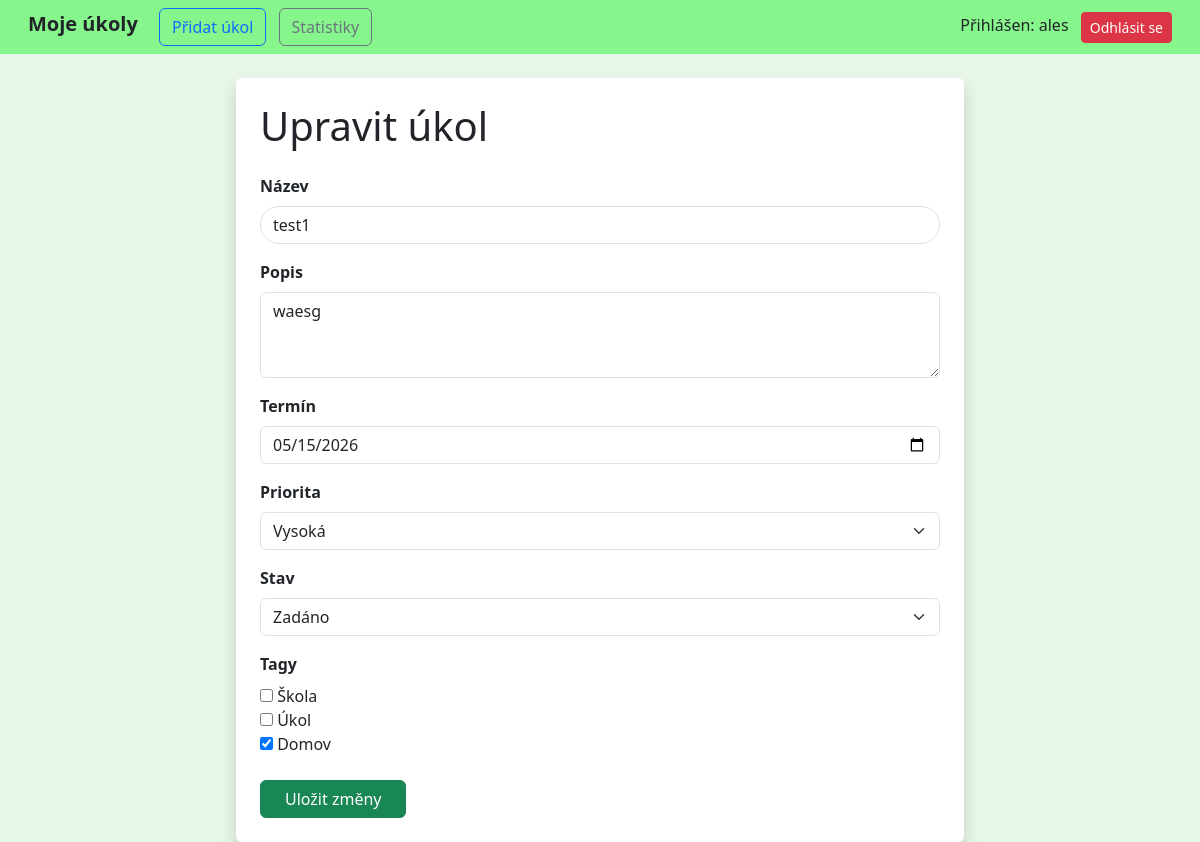
The app's page /edit/4/ (signed in), older data.
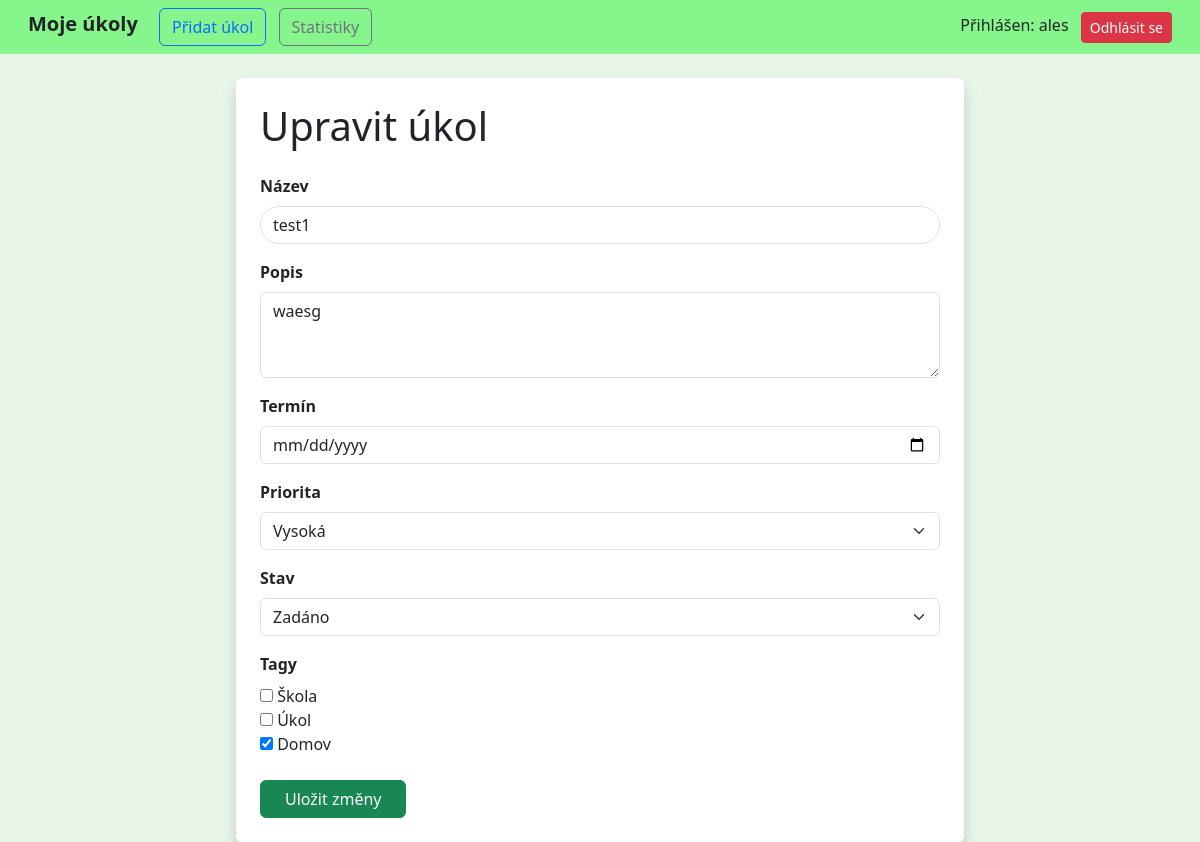
The same page, newer data.
### tasks/models.py (models this page shows, shortened)
class Task(models.Model):
    STATUS_CHOICES = [
        ('ZADANO', 'Zadáno'),
        ('ROZPRACOVANO', 'Rozpracováno'),
        ('DOKONCENO', 'Dokončeno'),
    ]
    PRIORITY_CHOICES = [
        (1, 'Vysoká'),
        (2, 'Vyšší'),
        (3, 'Střední'),
        (4, 'Nižší'),
        (5, 'Nízká'),
    ]
    title = models.CharField(max_length=200)
    description = models.TextField(blank=True)
    created_at = models.DateTimeField(auto_now_add=True)
    due_date = models.DateTimeField(null=True, blank=True)
    priority = models.IntegerField(choices=PRIORITY_CHOICES, default=3)
    status = models.CharField(max_length=20, choices=STATUS_CHOICES, default='ZADANO')
    user = models.ForeignKey(User, on_delete=models.CASCADE)
    tags = models.ManyToManyField(Tag, blank=True)

### tasks/views.py (the view)
# urls.py: path('edit/<int:task_id>/', views.edit_task, name='edit_task'),
def edit_task(request, task_id):
    task = get_object_or_404(Task, id=task_id, user=request.user)
    if request.method == 'POST':
        form = TaskForm(request.POST, instance=task)
        if form.is_valid():
            form.save()
            return redirect('task_list')
    else:
        form = TaskForm(instance=task)
    return render(request, 'tasks/task_form.html', {'form': form})

### tasks/forms.py
class TaskForm(forms.ModelForm):
    class Meta:
        model = Task
        fields = ['title', 'description', 'due_date', 'priority', 'status', 'tags']
        widgets = {
            'title': forms.TextInput(attrs={
                'class': 'form-control rounded-pill'
            }),
            'description': forms.Textarea(attrs={
                'class': 'form-control',
                'rows': 3
            }),
            'due_date': forms.DateInput(
                format='%Y-%m-%d',
                attrs={
                    'type': 'date',
                    'class': 'form-control'
                }
            ),
            'priority': forms.Select(attrs={
                'class': 'form-select'
            }),
            'status': forms.Select(attrs={
                'class': 'form-select'
            }),
            'tags': forms.CheckboxSelectMultiple(),
        }

### tasks/models.py (called while the page is built)
    def __str__(self):
        return self.name

### tasks/templates/tasks/task_form.html (shortened to what this page needs)
{% extends 'tasks/base.html' %}
{% block content %}
<div class="col-md-8 mx-auto">
    <div class="card shadow border-0 p-4">
        <h1 class="mb-4">
            {% if form.instance.pk %}
                Upravit úkol
            {% else %}
                Přidat úkol
            {% endif %}
        </h1>
        <form method="post">
            <div class="mb-3">
                <label class="form-label fw-bold">Název</label>
                {{ form.title }}
            </div>
            <div class="mb-3">
                <label class="form-label fw-bold">Popis</label>
                {{ form.description }}
            </div>
            <div class="mb-3">
                <label class="form-label fw-bold">Termín</label>
                {{ form.due_date }}
            </div>
            <div class="mb-3">
                <label class="form-label fw-bold">Priorita</label>
                {{ form.priority }}
            </div>
            <div class="mb-3">
                <label class="form-label fw-bold">Stav</label>
                {{ form.status }}
            </div>
            <div class="mb-4">
                <label class="form-label fw-bold">Tagy</label>
                {{ form.tags }}
            </div>
            <button class="btn btn-success px-4" type="submit">
                {% if form.instance.pk %}
                    Uložit změny
                {% else %}
                    Přidat
                {% endif %}
            </button>
        </form>
    </div>
</div>
{% endblock %}

Row changes from the older to the newer data that the page shows:
changed Task "test1": due_date "05/15/2026" → (not shown)
